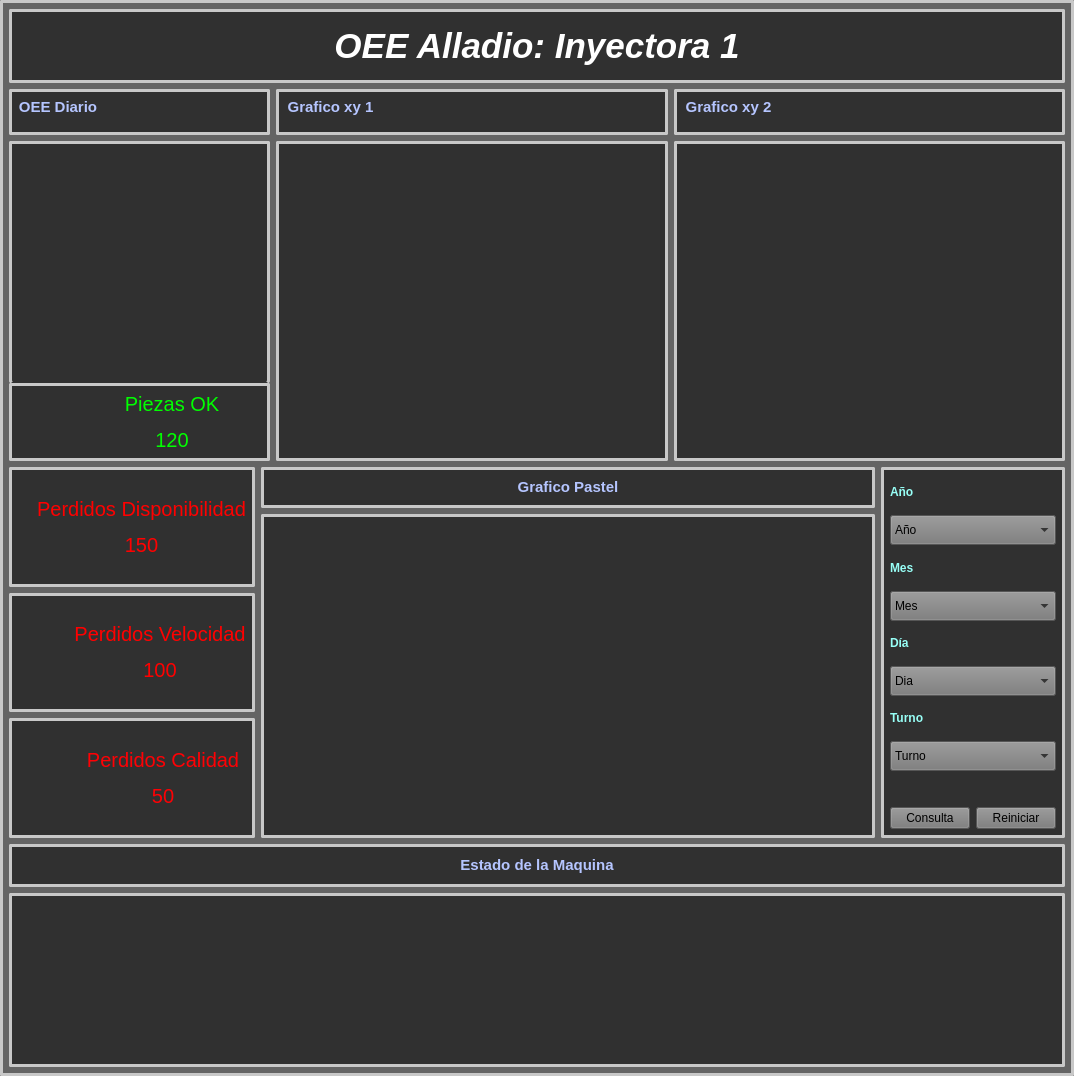
<?xml version="1.0" encoding="UTF-8"?>
<ui version="4.0">
 <class>MainWindow</class>
 <widget class="QMainWindow" name="MainWindow">
  <property name="geometry">
   <rect>
    <x>0</x>
    <y>0</y>
    <width>1074</width>
    <height>1076</height>
   </rect>
  </property>
  <property name="windowTitle">
   <string>MainWindow</string>
  </property>
  <property name="styleSheet">
   <string notr="true">*{
	
	background-color: rgb(120, 120, 120);
}
.QWidget{
	
	background-color: rgb(48, 48, 48);
	border-radius: 2;
	border: 3px;
	border-color: rgb(200, 200, 200);
	border-style: solid;
}
.QLabel{
	background-color: rgb(48, 48, 48);
}
QWidget#cp{
	
	background-color: rgb(100, 100, 100);
}</string>
  </property>
  <widget class="QWidget" name="cp">
   <property name="styleSheet">
    <string notr="true"/>
   </property>
   <layout class="QVBoxLayout" name="verticalLayout_9" stretch="1,5,5,3">
    <item>
     <widget class="QWidget" name="Titulo" native="true">
      <layout class="QGridLayout" name="gridLayout_2">
       <item row="0" column="0">
        <widget class="QLabel" name="label_2">
         <property name="font">
          <font>
           <pointsize>26</pointsize>
           <weight>75</weight>
           <italic>true</italic>
           <bold>true</bold>
           <underline>false</underline>
           <strikeout>false</strikeout>
          </font>
         </property>
         <property name="text">
          <string>&lt;html&gt;&lt;head/&gt;&lt;body&gt;&lt;p align=&quot;center&quot;&gt;&lt;span style=&quot; color:#ffffff;&quot;&gt;OEE Alladio: Inyectora 1&lt;/span&gt;&lt;/p&gt;&lt;/body&gt;&lt;/html&gt;</string>
         </property>
        </widget>
       </item>
      </layout>
     </widget>
    </item>
    <item>
     <layout class="QHBoxLayout" name="horizontalLayout_3" stretch="2,3,3">
      <item>
       <layout class="QVBoxLayout" name="verticalLayout_6" stretch="1,7">
        <item>
         <widget class="QWidget" name="wtOEE" native="true">
          <widget class="QLabel" name="label">
           <property name="geometry">
            <rect>
             <x>9</x>
             <y>9</y>
             <width>80</width>
             <height>18</height>
            </rect>
           </property>
           <property name="font">
            <font>
             <pointsize>11</pointsize>
             <weight>75</weight>
             <bold>true</bold>
            </font>
           </property>
           <property name="text">
            <string>&lt;html&gt;&lt;head/&gt;&lt;body&gt;&lt;p&gt;&lt;span style=&quot; color:#b5c5ff;&quot;&gt;OEE Diario&lt;/span&gt;&lt;/p&gt;&lt;/body&gt;&lt;/html&gt;</string>
           </property>
           <property name="alignment">
            <set>Qt::AlignCenter</set>
           </property>
          </widget>
         </widget>
        </item>
        <item>
         <layout class="QVBoxLayout" name="verticalLayout" stretch="7,2">
          <property name="spacing">
           <number>0</number>
          </property>
          <item>
           <widget class="QWidget" name="gauge" native="true">
            <property name="styleSheet">
             <string notr="true">QWidget#gauge{
	border-bottom: 0px;
}</string>
            </property>
           </widget>
          </item>
          <item>
           <widget class="QWidget" name="wt0" native="true">
            <property name="styleSheet">
             <string notr="true">QWidget#wt0{
	background-color: rgb(48, 48, 48);
	border-radius: 2;
	border-top: 3px;
	border-color: rgb(200, 200, 200);
	border-style: solid;
}</string>
            </property>
            <layout class="QHBoxLayout" name="horizontalLayout" stretch="1,3">
             <item>
              <widget class="QLabel" name="label_18">
               <property name="styleSheet">
                <string notr="true">border-image: url(:/ok/ok6.png);</string>
               </property>
               <property name="text">
                <string/>
               </property>
              </widget>
             </item>
             <item>
              <widget class="QLabel" name="label_14">
               <property name="font">
                <font>
                 <pointsize>15</pointsize>
                </font>
               </property>
               <property name="text">
                <string>&lt;html&gt;&lt;head/&gt;&lt;body&gt;&lt;p align=&quot;center&quot;&gt;&lt;span style=&quot; color:#00ff00;&quot;&gt;Piezas OK&lt;/span&gt;&lt;/p&gt;&lt;p align=&quot;center&quot;&gt;&lt;span style=&quot; color:#00ff00;&quot;&gt;120&lt;/span&gt;&lt;/p&gt;&lt;/body&gt;&lt;/html&gt;</string>
               </property>
              </widget>
             </item>
            </layout>
           </widget>
          </item>
         </layout>
        </item>
       </layout>
      </item>
      <item>
       <layout class="QVBoxLayout" name="verticalLayout_2" stretch="1,7">
        <item>
         <widget class="QWidget" name="wtXY1" native="true">
          <widget class="QLabel" name="label_3">
           <property name="geometry">
            <rect>
             <x>9</x>
             <y>9</y>
             <width>91</width>
             <height>18</height>
            </rect>
           </property>
           <property name="font">
            <font>
             <pointsize>11</pointsize>
             <weight>75</weight>
             <bold>true</bold>
            </font>
           </property>
           <property name="text">
            <string>&lt;html&gt;&lt;head/&gt;&lt;body&gt;&lt;p&gt;&lt;span style=&quot; color:#b5c5ff;&quot;&gt;Grafico xy 1&lt;/span&gt;&lt;/p&gt;&lt;/body&gt;&lt;/html&gt;</string>
           </property>
           <property name="alignment">
            <set>Qt::AlignCenter</set>
           </property>
          </widget>
         </widget>
        </item>
        <item>
         <widget class="QWidget" name="xy1" native="true"/>
        </item>
       </layout>
      </item>
      <item>
       <layout class="QVBoxLayout" name="verticalLayout_3" stretch="1,7">
        <item>
         <widget class="QWidget" name="wtXY2" native="true">
          <widget class="QLabel" name="label_4">
           <property name="geometry">
            <rect>
             <x>9</x>
             <y>9</y>
             <width>91</width>
             <height>18</height>
            </rect>
           </property>
           <property name="font">
            <font>
             <pointsize>11</pointsize>
             <weight>75</weight>
             <bold>true</bold>
            </font>
           </property>
           <property name="text">
            <string>&lt;html&gt;&lt;head/&gt;&lt;body&gt;&lt;p&gt;&lt;span style=&quot; color:#b5c5ff;&quot;&gt;Grafico xy 2&lt;/span&gt;&lt;/p&gt;&lt;/body&gt;&lt;/html&gt;</string>
           </property>
           <property name="alignment">
            <set>Qt::AlignCenter</set>
           </property>
          </widget>
         </widget>
        </item>
        <item>
         <widget class="QWidget" name="xy2" native="true"/>
        </item>
       </layout>
      </item>
     </layout>
    </item>
    <item>
     <layout class="QHBoxLayout" name="hl3" stretch="2,5,1">
      <item>
       <layout class="QVBoxLayout" name="verticalLayout_4">
        <item>
         <widget class="QWidget" name="wt2" native="true">
          <layout class="QGridLayout" name="gridLayout_5" columnstretch="2,6">
           <item row="0" column="0">
            <widget class="QLabel" name="label_17">
             <property name="styleSheet">
              <string notr="true">border-image: url(:/disp/tiempo3.png);</string>
             </property>
             <property name="text">
              <string/>
             </property>
            </widget>
           </item>
           <item row="0" column="1">
            <widget class="QLabel" name="label_19">
             <property name="font">
              <font>
               <pointsize>15</pointsize>
              </font>
             </property>
             <property name="text">
              <string>&lt;html&gt;&lt;head/&gt;&lt;body&gt;&lt;p align=&quot;center&quot;&gt;&lt;span style=&quot; color:#ff0000;&quot;&gt;Perdidos Disponibilidad&lt;/span&gt;&lt;/p&gt;&lt;p align=&quot;center&quot;&gt;&lt;span style=&quot; color:#ff0000;&quot;&gt;150&lt;/span&gt;&lt;/p&gt;&lt;/body&gt;&lt;/html&gt;</string>
             </property>
            </widget>
           </item>
          </layout>
         </widget>
        </item>
        <item>
         <widget class="QWidget" name="wt3" native="true">
          <layout class="QGridLayout" name="gridLayout_6" columnstretch="1,3">
           <item row="0" column="0">
            <widget class="QLabel" name="label_16">
             <property name="styleSheet">
              <string notr="true">border-image: url(:/vel/velocidad2.png);</string>
             </property>
             <property name="text">
              <string/>
             </property>
            </widget>
           </item>
           <item row="0" column="1">
            <widget class="QLabel" name="label_6">
             <property name="font">
              <font>
               <pointsize>15</pointsize>
              </font>
             </property>
             <property name="text">
              <string>&lt;html&gt;&lt;head/&gt;&lt;body&gt;&lt;p align=&quot;center&quot;&gt;&lt;span style=&quot; color:#ff0000;&quot;&gt;Perdidos Velocidad&lt;/span&gt;&lt;/p&gt;&lt;p align=&quot;center&quot;&gt;&lt;span style=&quot; color:#ff0000;&quot;&gt;100&lt;/span&gt;&lt;/p&gt;&lt;/body&gt;&lt;/html&gt;</string>
             </property>
            </widget>
           </item>
          </layout>
         </widget>
        </item>
        <item>
         <widget class="QWidget" name="wt1" native="true">
          <layout class="QGridLayout" name="gridLayout_7" columnstretch="1,3" columnminimumwidth="0,0">
           <item row="0" column="1">
            <widget class="QLabel" name="label_8">
             <property name="sizePolicy">
              <sizepolicy hsizetype="Preferred" vsizetype="Preferred">
               <horstretch>0</horstretch>
               <verstretch>0</verstretch>
              </sizepolicy>
             </property>
             <property name="font">
              <font>
               <pointsize>15</pointsize>
              </font>
             </property>
             <property name="text">
              <string>&lt;html&gt;&lt;head/&gt;&lt;body&gt;&lt;p align=&quot;center&quot;&gt;&lt;span style=&quot; color:#ff0004;&quot;&gt;Perdidos Calidad&lt;/span&gt;&lt;/p&gt;&lt;p align=&quot;center&quot;&gt;&lt;span style=&quot; color:#ff0004;&quot;&gt;50&lt;/span&gt;&lt;/p&gt;&lt;/body&gt;&lt;/html&gt;</string>
             </property>
            </widget>
           </item>
           <item row="0" column="0">
            <widget class="QLabel" name="label_15">
             <property name="sizePolicy">
              <sizepolicy hsizetype="MinimumExpanding" vsizetype="Preferred">
               <horstretch>0</horstretch>
               <verstretch>0</verstretch>
              </sizepolicy>
             </property>
             <property name="styleSheet">
              <string notr="true">border-image: url(:/ba/basura.png);
</string>
             </property>
             <property name="text">
              <string/>
             </property>
            </widget>
           </item>
          </layout>
         </widget>
        </item>
       </layout>
      </item>
      <item>
       <layout class="QVBoxLayout" name="verticalLayout_5" stretch="1,8">
        <item>
         <widget class="QWidget" name="tituloPastel" native="true">
          <layout class="QGridLayout" name="gridLayout_8">
           <item row="0" column="0">
            <widget class="QLabel" name="label_7">
             <property name="font">
              <font>
               <pointsize>11</pointsize>
               <weight>75</weight>
               <bold>true</bold>
              </font>
             </property>
             <property name="text">
              <string>&lt;html&gt;&lt;head/&gt;&lt;body&gt;&lt;p&gt;&lt;span style=&quot; color:#b5c5ff;&quot;&gt;Grafico Pastel&lt;/span&gt;&lt;/p&gt;&lt;/body&gt;&lt;/html&gt;</string>
             </property>
             <property name="alignment">
              <set>Qt::AlignCenter</set>
             </property>
            </widget>
           </item>
          </layout>
         </widget>
        </item>
        <item>
         <widget class="QWidget" name="pastel" native="true"/>
        </item>
       </layout>
      </item>
      <item>
       <widget class="QWidget" name="widget_14" native="true">
        <layout class="QGridLayout" name="gridLayout_9">
         <item row="0" column="0">
          <layout class="QVBoxLayout" name="verticalLayout_8">
           <item>
            <widget class="QLabel" name="label_9">
             <property name="sizePolicy">
              <sizepolicy hsizetype="Minimum" vsizetype="Minimum">
               <horstretch>0</horstretch>
               <verstretch>0</verstretch>
              </sizepolicy>
             </property>
             <property name="font">
              <font>
               <weight>75</weight>
               <bold>true</bold>
              </font>
             </property>
             <property name="text">
              <string>&lt;html&gt;&lt;head/&gt;&lt;body&gt;&lt;p&gt;&lt;span style=&quot; color:#97fff6;&quot;&gt;Año&lt;/span&gt;&lt;/p&gt;&lt;/body&gt;&lt;/html&gt;</string>
             </property>
            </widget>
           </item>
           <item>
            <widget class="QComboBox" name="year">
             <property name="sizePolicy">
              <sizepolicy hsizetype="Preferred" vsizetype="Maximum">
               <horstretch>0</horstretch>
               <verstretch>0</verstretch>
              </sizepolicy>
             </property>
             <property name="minimumSize">
              <size>
               <width>0</width>
               <height>30</height>
              </size>
             </property>
             <item>
              <property name="text">
               <string>Año</string>
              </property>
             </item>
            </widget>
           </item>
           <item>
            <widget class="QLabel" name="label_10">
             <property name="sizePolicy">
              <sizepolicy hsizetype="Minimum" vsizetype="Minimum">
               <horstretch>0</horstretch>
               <verstretch>0</verstretch>
              </sizepolicy>
             </property>
             <property name="font">
              <font>
               <weight>75</weight>
               <bold>true</bold>
              </font>
             </property>
             <property name="text">
              <string>&lt;html&gt;&lt;head/&gt;&lt;body&gt;&lt;p&gt;&lt;span style=&quot; color:#97fff6;&quot;&gt;Mes&lt;/span&gt;&lt;/p&gt;&lt;/body&gt;&lt;/html&gt;</string>
             </property>
            </widget>
           </item>
           <item>
            <widget class="QComboBox" name="month">
             <property name="sizePolicy">
              <sizepolicy hsizetype="Preferred" vsizetype="Maximum">
               <horstretch>0</horstretch>
               <verstretch>0</verstretch>
              </sizepolicy>
             </property>
             <property name="minimumSize">
              <size>
               <width>0</width>
               <height>30</height>
              </size>
             </property>
             <item>
              <property name="text">
               <string>Mes</string>
              </property>
             </item>
            </widget>
           </item>
           <item>
            <widget class="QLabel" name="label_11">
             <property name="sizePolicy">
              <sizepolicy hsizetype="Minimum" vsizetype="Minimum">
               <horstretch>0</horstretch>
               <verstretch>0</verstretch>
              </sizepolicy>
             </property>
             <property name="font">
              <font>
               <weight>75</weight>
               <bold>true</bold>
              </font>
             </property>
             <property name="text">
              <string>&lt;html&gt;&lt;head/&gt;&lt;body&gt;&lt;p&gt;&lt;span style=&quot; color:#97fff6;&quot;&gt;Día&lt;/span&gt;&lt;/p&gt;&lt;/body&gt;&lt;/html&gt;</string>
             </property>
            </widget>
           </item>
           <item>
            <widget class="QComboBox" name="day">
             <property name="sizePolicy">
              <sizepolicy hsizetype="Preferred" vsizetype="Maximum">
               <horstretch>0</horstretch>
               <verstretch>0</verstretch>
              </sizepolicy>
             </property>
             <property name="minimumSize">
              <size>
               <width>0</width>
               <height>30</height>
              </size>
             </property>
             <item>
              <property name="text">
               <string>Dia</string>
              </property>
             </item>
            </widget>
           </item>
           <item>
            <widget class="QLabel" name="label_12">
             <property name="sizePolicy">
              <sizepolicy hsizetype="Minimum" vsizetype="Minimum">
               <horstretch>0</horstretch>
               <verstretch>0</verstretch>
              </sizepolicy>
             </property>
             <property name="font">
              <font>
               <weight>75</weight>
               <bold>true</bold>
              </font>
             </property>
             <property name="text">
              <string>&lt;html&gt;&lt;head/&gt;&lt;body&gt;&lt;p&gt;&lt;span style=&quot; color:#97fff6;&quot;&gt;Turno&lt;/span&gt;&lt;/p&gt;&lt;/body&gt;&lt;/html&gt;</string>
             </property>
            </widget>
           </item>
           <item>
            <widget class="QComboBox" name="turno">
             <property name="sizePolicy">
              <sizepolicy hsizetype="Preferred" vsizetype="Maximum">
               <horstretch>0</horstretch>
               <verstretch>0</verstretch>
              </sizepolicy>
             </property>
             <property name="minimumSize">
              <size>
               <width>0</width>
               <height>30</height>
              </size>
             </property>
             <item>
              <property name="text">
               <string>Turno</string>
              </property>
             </item>
            </widget>
           </item>
           <item>
            <layout class="QHBoxLayout" name="horizontalLayout_2">
             <property name="topMargin">
              <number>30</number>
             </property>
             <item>
              <widget class="QPushButton" name="botonSql1">
               <property name="text">
                <string>Consulta</string>
               </property>
              </widget>
             </item>
             <item>
              <widget class="QPushButton" name="botonSql2">
               <property name="text">
                <string>Reiniciar</string>
               </property>
              </widget>
             </item>
            </layout>
           </item>
          </layout>
         </item>
        </layout>
       </widget>
      </item>
     </layout>
    </item>
    <item>
     <layout class="QVBoxLayout" name="vl1" stretch="1,4">
      <item>
       <widget class="QWidget" name="maquina" native="true">
        <layout class="QGridLayout" name="gridLayout_10">
         <item row="0" column="0">
          <widget class="QLabel" name="label_13">
           <property name="font">
            <font>
             <pointsize>11</pointsize>
             <weight>75</weight>
             <bold>true</bold>
            </font>
           </property>
           <property name="text">
            <string>&lt;html&gt;&lt;head/&gt;&lt;body&gt;&lt;p&gt;&lt;span style=&quot; color:#b5c5ff;&quot;&gt;Estado de la Maquina&lt;/span&gt;&lt;/p&gt;&lt;/body&gt;&lt;/html&gt;</string>
           </property>
           <property name="alignment">
            <set>Qt::AlignCenter</set>
           </property>
          </widget>
         </item>
        </layout>
       </widget>
      </item>
      <item>
       <widget class="QWidget" name="barras" native="true"/>
      </item>
     </layout>
    </item>
   </layout>
  </widget>
 </widget>
 <resources>
  <include location="Iconos/basura.qrc"/>
  <include location="Iconos/disponibildiad.qrc"/>
  <include location="Iconos/ok.qrc"/>
  <include location="Iconos/velocidad.qrc"/>
 </resources>
 <connections/>
</ui>
